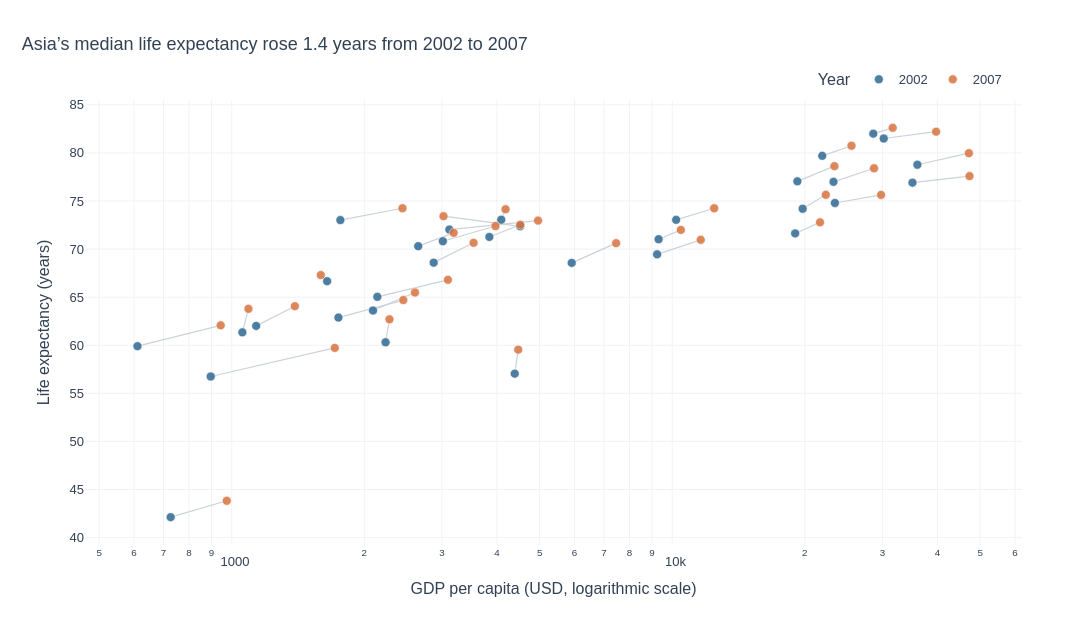

Source (notebook cell):
### Markdown cell above
## Task 1 — Scatter: life expectancy change over time

**What to build:** A scatter showing **GDP per capita vs life expectancy** for **two years** (2002 and 2007) to show how both moved — use **colour for year** (just 2 colours), **one continent only**.

Choose any continent except Africa (that was the example). Highlight the change direction.

> 💡 Filter: `df.loc[df['continent'] == 'YOUR_CHOICE']` then filter years

### Code cell
# Task 1 — Compare 2002 and 2007 within Asia, with arrows/lines for changes.
continent = 'Asia'  # The assignment permits any continent except Africa.
selected = df[(df.continent == continent) & (df.year.isin([2002, 2007]))].copy()
selected['Period'] = selected['year'].astype(str)
assert selected.country.nunique() == 33 and len(selected) == 66

median_life = selected.groupby('year').lifeExp.median()
median_gdp = selected.groupby('year').gdpPercap.median()
life_gain = median_life.loc[2007] - median_life.loc[2002]
gdp_change = (median_gdp.loc[2007]/median_gdp.loc[2002]-1)*100

fig1 = go.Figure()
# Draw a subtle connector for each country, to reveal its movement over time.
for country, subset in selected.groupby('country'):
    subset = subset.sort_values('year')
    fig1.add_trace(go.Scatter(
        x=subset.gdpPercap, y=subset.lifeExp, mode='lines',
        line=dict(color='#CCD2D9', width=1.2),
        hoverinfo='skip', showlegend=False))

# Distinguish the two years using only two deliberate colors.
colors = {'2002': '#326B94', '2007': '#D87542'}
for period in ['2002', '2007']:
    points = selected[selected.Period == period]
    fig1.add_trace(go.Scatter(
        x=points.gdpPercap, y=points.lifeExp,
        mode='markers', name=period,
        marker=dict(color=colors[period], size=9, opacity=0.86,
                    line=dict(color='white', width=0.6)),
        customdata=points.country.to_numpy(),
        hovertemplate='%{customdata}<br>GDP per person: $%{x:,.0f}<br>Life expectancy: %{y:.1f} years<extra>'+period+'</extra>'))

fig1.add_annotation(
    x=median_gdp.loc[2007], y=median_life.loc[2007],
    text='Median moved toward<br>longer lives and higher GDP',
    showarrow=True, ax=85, ay=-70, arrowhead=2,
    arrowcolor='#D87542', font=dict(size=12, color='#374151'),
    bgcolor='rgba(255,255,255,0.88)', borderpad=5)
fig1.update_layout(
    title=dict(text=f'Asia’s median life expectancy rose {life_gain:.1f} years from 2002 to 2007', x=0.02),
    xaxis=dict(title='GDP per capita (USD, logarithmic scale)', type='log',
               showgrid=True, gridcolor='#F0F2F5', zeroline=False),
    yaxis=dict(title='Life expectancy (years)', showgrid=True,
               gridcolor='#F0F2F5', zeroline=False),
    height=620, width=1100, template='plotly_white',
    legend=dict(title='Year', orientation='h', x=0.78, y=1.08),
    margin=dict(l=85,r=70,t=100,b=75),
    paper_bgcolor='white', plot_bgcolor='white',
    font=dict(family='Arial', size=13, color='#334155'))
assert fig1.layout.xaxis.type == 'log'
assert len([t for t in fig1.data if t.mode == 'markers']) == 2
fig1.show()
print(f'{continent}: median life expectancy {median_life.loc[2002]:.2f} → {median_life.loc[2007]:.2f} years; median GDP/person increased {gdp_change:.1f}%.')

### Figure 1 — Plotly figure (JSON) as saved in the notebook; plotly's stock layout.template omitted (floating-point values rounded to 4 significant figures)
{"data": [{"hoverinfo": "skip", "line": {"color": "#CCD2D9", "width": 1.2}, "mode": "lines", "showlegend": false, "type": "scatter", "x": [726.7, 974.6], "y": [42.13, 43.83]}, {"hoverinfo": "skip", "line": {"color": "#CCD2D9", "width": 1.2}, "mode": "lines", "showlegend": false, "type": "scatter", "x": [23400.0, 29800.0], "y": [74.8, 75.64]}, {"hoverinfo": "skip", "line": {"color": "#CCD2D9", "width": 1.2}, "mode": "lines", "showlegend": false, "type": "scatter", "x": [1136.0, 1391.0], "y": [62.01, 64.06]}, {"hoverinfo": "skip", "line": {"color": "#CCD2D9", "width": 1.2}, "mode": "lines", "showlegend": false, "type": "scatter", "x": [896.2, 1714.0], "y": [56.75, 59.72]}, {"hoverinfo": "skip", "line": {"color": "#CCD2D9", "width": 1.2}, "mode": "lines", "showlegend": false, "type": "scatter", "x": [3119.0, 4959.0], "y": [72.03, 72.96]}, {"hoverinfo": "skip", "line": {"color": "#CCD2D9", "width": 1.2}, "mode": "lines", "showlegend": false, "type": "scatter", "x": [30210.0, 39720.0], "y": [81.5, 82.21]}, {"hoverinfo": "skip", "line": {"color": "#CCD2D9", "width": 1.2}, "mode": "lines", "showlegend": false, "type": "scatter", "x": [1747.0, 2452.0], "y": [62.88, 64.7]}, {"hoverinfo": "skip", "line": {"color": "#CCD2D9", "width": 1.2}, "mode": "lines", "showlegend": false, "type": "scatter", "x": [2874.0, 3541.0], "y": [68.59, 70.65]}, {"hoverinfo": "skip", "line": {"color": "#CCD2D9", "width": 1.2}, "mode": "lines", "showlegend": false, "type": "scatter", "x": [9241.0, 11610.0], "y": [69.45, 70.96]}, {"hoverinfo": "skip", "line": {"color": "#CCD2D9", "width": 1.2}, "mode": "lines", "showlegend": false, "type": "scatter", "x": [4391.0, 4471.0], "y": [57.05, 59.55]}, {"hoverinfo": "skip", "line": {"color": "#CCD2D9", "width": 1.2}, "mode": "lines", "showlegend": false, "type": "scatter", "x": [21910.0, 25520.0], "y": [79.7, 80.75]}, {"hoverinfo": "skip", "line": {"color": "#CCD2D9", "width": 1.2}, "mode": "lines", "showlegend": false, "type": "scatter", "x": [28600.0, 31660.0], "y": [82.0, 82.6]}, {"hoverinfo": "skip", "line": {"color": "#CCD2D9", "width": 1.2}, "mode": "lines", "showlegend": false, "type": "scatter", "x": [3845.0, 4519.0], "y": [71.26, 72.53]}, {"hoverinfo": "skip", "line": {"color": "#CCD2D9", "width": 1.2}, "mode": "lines", "showlegend": false, "type": "scatter", "x": [1647.0, 1593.0], "y": [66.66, 67.3]}, {"hoverinfo": "skip", "line": {"color": "#CCD2D9", "width": 1.2}, "mode": "lines", "showlegend": false, "type": "scatter", "x": [19230.0, 23350.0], "y": [77.05, 78.62]}, {"hoverinfo": "skip", "line": {"color": "#CCD2D9", "width": 1.2}, "mode": "lines", "showlegend": false, "type": "scatter", "x": [35110.0, 47310.0], "y": [76.9, 77.59]}, {"hoverinfo": "skip", "line": {"color": "#CCD2D9", "width": 1.2}, "mode": "lines", "showlegend": false, "type": "scatter", "x": [9314.0, 10460.0], "y": [71.03, 71.99]}, {"hoverinfo": "skip", "line": {"color": "#CCD2D9", "width": 1.2}, "mode": "lines", "showlegend": false, "type": "scatter", "x": [10210.0, 12450.0], "y": [73.04, 74.24]}, {"hoverinfo": "skip", "line": {"color": "#CCD2D9", "width": 1.2}, "mode": "lines", "showlegend": false, "type": "scatter", "x": [2141.0, 3096.0], "y": [65.03, 66.8]}, {"hoverinfo": "skip", "line": {"color": "#CCD2D9", "width": 1.2}, "mode": "lines", "showlegend": false, "type": "scatter", "x": [611.0, 944.0], "y": [59.91, 62.07]}, {"hoverinfo": "skip", "line": {"color": "#CCD2D9", "width": 1.2}, "mode": "lines", "showlegend": false, "type": "scatter", "x": [1057.0, 1091.0], "y": [61.34, 63.78]}, {"hoverinfo": "skip", "line": {"color": "#CCD2D9", "width": 1.2}, "mode": "lines", "showlegend": false, "type": "scatter", "x": [19770.0, 22320.0], "y": [74.19, 75.64]}, {"hoverinfo": "skip", "line": {"color": "#CCD2D9", "width": 1.2}, "mode": "lines", "showlegend": false, "type": "scatter", "x": [2093.0, 2606.0], "y": [63.61, 65.48]}, {"hoverinfo": "skip", "line": {"color": "#CCD2D9", "width": 1.2}, "mode": "lines", "showlegend": false, "type": "scatter", "x": [2651.0, 3190.0], "y": [70.3, 71.69]}, {"hoverinfo": "skip", "line": {"color": "#CCD2D9", "width": 1.2}, "mode": "lines", "showlegend": false, "type": "scatter", "x": [19010.0, 21650.0], "y": [71.63, 72.78]}, {"hoverinfo": "skip", "line": {"color": "#CCD2D9", "width": 1.2}, "mode": "lines", "showlegend": false, "type": "scatter", "x": [36020.0, 47140.0], "y": [78.77, 79.97]}, {"hoverinfo": "skip", "line": {"color": "#CCD2D9", "width": 1.2}, "mode": "lines", "showlegend": false, "type": "scatter", "x": [3015.0, 3970.0], "y": [70.81, 72.4]}, {"hoverinfo": "skip", "line": {"color": "#CCD2D9", "width": 1.2}, "mode": "lines", "showlegend": false, "type": "scatter", "x": [4091.0, 4185.0], "y": [73.05, 74.14]}, {"hoverinfo": "skip", "line": {"color": "#CCD2D9", "width": 1.2}, "mode": "lines", "showlegend": false, "type": "scatter", "x": [23240.0, 28720.0], "y": [76.99, 78.4]}, {"hoverinfo": "skip", "line": {"color": "#CCD2D9", "width": 1.2}, "mode": "lines", "showlegend": false, "type": "scatter", "x": [5913.0, 7458.0], "y": [68.56, 70.62]}, {"hoverinfo": "skip", "line": {"color": "#CCD2D9", "width": 1.2}, "mode": "lines", "showlegend": false, "type": "scatter", "x": [1764.0, 2442.0], "y": [73.02, 74.25]}, {"hoverinfo": "skip", "line": {"color": "#CCD2D9", "width": 1.2}, "mode": "lines", "showlegend": false, "type": "scatter", "x": [4515.0, 3025.0], "y": [72.37, 73.42]}, {"hoverinfo": "skip", "line": {"color": "#CCD2D9", "width": 1.2}, "mode": "lines", "showlegend": false, "type": "scatter", "x": [2235.0, 2281.0], "y": [60.31, 62.7]}, {"customdata": ["Afghanistan", "Bahrain", "Bangladesh", "Cambodia", "China", "Hong Kong, China", "India", "Indonesia", "Iran", "Iraq", "Israel", "Japan", "Jordan", "Korea, Dem. Rep.", "Korea, Rep.", "Kuwait", "Lebanon", "Malaysia", "Mongolia", "Myanmar", "Nepal", "Oman", "Pakistan", "Philippines", "Saudi Arabia", "Singapore", "Sri Lanka", "Syria", "Taiwan", "Thailand", "Vietnam", "West Bank and Gaza", "Yemen, Rep."], "hovertemplate": "%{customdata}<br>GDP per person: $%{x:,.0f}<br>Life expectancy: %{y:.1f} years<extra>2002</extra>", "marker": {"color": "#326B94", "line": {"color": "white", "width": 0.6}, "opacity": 0.86, "size": 9}, "mode": "markers", "name": "2002", "type": "scatter", "x": [726.7, 23400.0, 1136.0, 896.2, 3119.0, 30210.0, 1747.0, 2874.0, 9241.0, 4391.0, 21910.0, 28600.0, 3845.0, 1647.0, 19230.0, 35110.0, 9314.0, 10210.0, 2141.0, 611.0, 1057.0, 19770.0, 2093.0, 2651.0, 19010.0, 36020.0, 3015.0, 4091.0, 23240.0, 5913.0, 1764.0, 4515.0, 2235.0], "y": [42.13, 74.8, 62.01, 56.75, 72.03, 81.5, 62.88, 68.59, 69.45, 57.05, 79.7, 82.0, 71.26, 66.66, 77.05, 76.9, 71.03, 73.04, 65.03, 59.91, 61.34, 74.19, 63.61, 70.3, 71.63, 78.77, 70.81, 73.05, 76.99, 68.56, 73.02, 72.37, 60.31]}, {"customdata": ["Afghanistan", "Bahrain", "Bangladesh", "Cambodia", "China", "Hong Kong, China", "India", "Indonesia", "Iran", "Iraq", "Israel", "Japan", "Jordan", "Korea, Dem. Rep.", "Korea, Rep.", "Kuwait", "Lebanon", "Malaysia", "Mongolia", "Myanmar", "Nepal", "Oman", "Pakistan", "Philippines", "Saudi Arabia", "Singapore", "Sri Lanka", "Syria", "Taiwan", "Thailand", "Vietnam", "West Bank and Gaza", "Yemen, Rep."], "hovertemplate": "%{customdata}<br>GDP per person: $%{x:,.0f}<br>Life expectancy: %{y:.1f} years<extra>2007</extra>", "marker": {"color": "#D87542", "line": {"color": "white", "width": 0.6}, "opacity": 0.86, "size": 9}, "mode": "markers", "name": "2007", "type": "scatter", "x": [974.6, 29800.0, 1391.0, 1714.0, 4959.0, 39720.0, 2452.0, 3541.0, 11610.0, 4471.0, 25520.0, 31660.0, 4519.0, 1593.0, 23350.0, 47310.0, 10460.0, 12450.0, 3096.0, 944.0, 1091.0, 22320.0, 2606.0, 3190.0, 21650.0, 47140.0, 3970.0, 4185.0, 28720.0, 7458.0, 2442.0, 3025.0, 2281.0], "y": [43.83, 75.64, 64.06, 59.72, 72.96, 82.21, 64.7, 70.65, 70.96, 59.55, 80.75, 82.6, 72.53, 67.3, 78.62, 77.59, 71.99, 74.24, 66.8, 62.07, 63.78, 75.64, 65.48, 71.69, 72.78, 79.97, 72.4, 74.14, 78.4, 70.62, 74.25, 73.42, 62.7]}], "layout": {"annotations": [{"arrowcolor": "#D87542", "arrowhead": 2, "ax": 85, "ay": -70, "bgcolor": "rgba(255,255,255,0.88)", "borderpad": 5, "font": {"color": "#374151", "size": 12}, "showarrow": true, "text": "Median moved toward<br>longer lives and higher GDP", "x": 4471.0, "y": 72.4}], "font": {"color": "#334155", "family": "Arial", "size": 13}, "height": 620, "legend": {"orientation": "h", "title": {"text": "Year"}, "x": 0.78, "y": 1.08}, "margin": {"b": 75, "l": 85, "r": 70, "t": 100}, "paper_bgcolor": "white", "plot_bgcolor": "white", "title": {"text": "Asia’s median life expectancy rose 1.4 years from 2002 to 2007", "x": 0.02}, "width": 1100, "xaxis": {"gridcolor": "#F0F2F5", "showgrid": true, "title": {"text": "GDP per capita (USD, logarithmic scale)"}, "type": "log", "zeroline": false}, "yaxis": {"gridcolor": "#F0F2F5", "showgrid": true, "title": {"text": "Life expectancy (years)"}, "zeroline": false}}}
